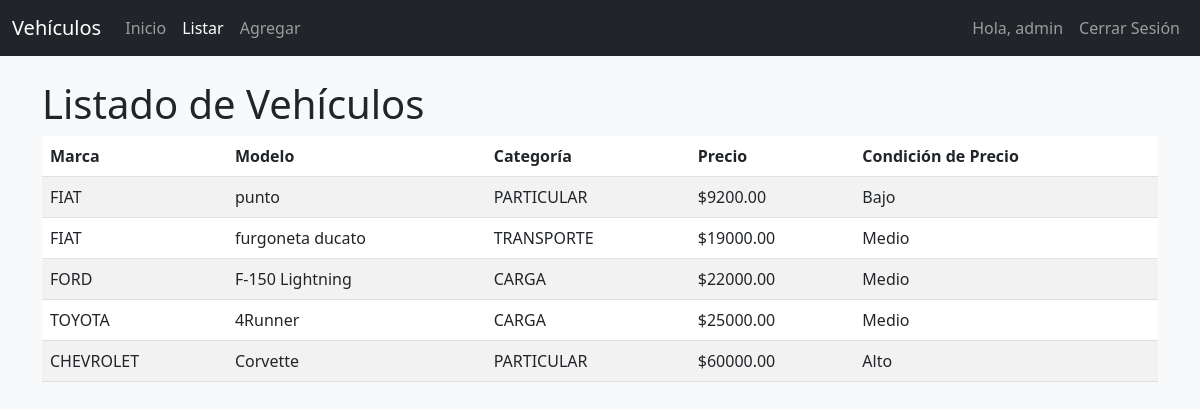
/vehiculo/listar/ (signed in), run on the app's committed database.
### vehiculo/models.py (models this page shows, shortened)
class Vehiculo(models.Model):
    MARCA_CHOICES = [
        ('FIAT', 'Fiat'),
        ('CHEVROLET', 'Chevrolet'),
        ('FORD', 'Ford'),
        ('TOYOTA', 'Toyota'),
    ]
    CATEGORIA_CHOICES = [
        ('PARTICULAR', 'Particular'),
        ('TRANSPORTE', 'Transporte'),
        ('CARGA', 'Carga'),
    ]
    marca = models.CharField(max_length=20, choices=MARCA_CHOICES, default='FORD')
    modelo = models.CharField(max_length=100)
    serial_carroceria = models.CharField(max_length=50)
    serial_motor = models.CharField(max_length=50)
    categoria = models.CharField(max_length=20, choices=CATEGORIA_CHOICES, default='PARTICULAR')
    precio = models.DecimalField(max_digits=10, decimal_places=2)
    fecha_creacion = models.DateTimeField(auto_now_add=True)
    fecha_modificacion = models.DateTimeField(auto_now=True)
    class Meta:
        permissions = [
            ("visualizar_catalogo", "Puede visualizar Catálogo de Vehículos"),
        ]

### vehiculo/views.py (the view)
# urls.py: path('vehiculo/listar/', views.listar_vehiculos, name='listar_vehiculos'),
@login_required
def listar_vehiculos(request):
    vehiculos = Vehiculo.objects.all()
    for vehiculo in vehiculos:
        if vehiculo.precio <= 10000:
            vehiculo.condicion_precio = 'Bajo'
        elif 10000 < vehiculo.precio <= 30000:
            vehiculo.condicion_precio = 'Medio'
        else:
            vehiculo.condicion_precio = 'Alto'
    return render(request, 'vehiculo/listar_vehiculos.html', {'vehiculos': vehiculos})

### vehiculo/templates/vehiculo/listar_vehiculos.html (shortened to what this page needs)
{% extends 'vehiculo/base.html' %}
{% block content %}
<h1>Listado de Vehículos</h1>
<table class="table table-striped">
    <thead>
        <tr>
            <th>Marca</th>
            <th>Modelo</th>
            <th>Categoría</th>
            <th>Precio</th>
            <th>Condición de Precio</th>
        </tr>
    </thead>
    <tbody>
        {% for vehiculo in vehiculos %}
        <tr>
            <td>{{ vehiculo.marca }}</td>
            <td>{{ vehiculo.modelo }}</td>
            <td>{{ vehiculo.categoria }}</td>
            <td>${{ vehiculo.precio }}</td>
            <td>{{ vehiculo.condicion_precio }}</td>
        </tr>
        {% endfor %}
    </tbody>
</table>
{% endblock %}

### vehiculo/templates/vehiculo/base.html (shortened to what this page needs)
<!DOCTYPE html>
<html lang="es">
<head>
    <link href="https://cdn.jsdelivr.net/npm/bootstrap@5.3.0-alpha1/dist/css/bootstrap.min.css" rel="stylesheet">
<head>
</head>
<body>
    <nav class="navbar navbar-expand-lg navbar-dark bg-dark">
        <div class="container-fluid">
            <a class="navbar-brand" href="{% url 'index' %}">Vehículos</a>
            <div class="collapse navbar-collapse" id="navbarNav">
                <ul class="navbar-nav me-auto">
                    <li class="nav-item">
                        <a class="nav-link {% if request.resolver_match.url_name == 'index' %}active{% endif %}" href="{% url 'index' %}">Inicio</a>
                    </li>
                    {% if user.is_authenticated %}
                        <li class="nav-item">
                            <a class="nav-link {% if request.resolver_match.url_name == 'listar_vehiculos' %}active{% endif %}" href="{% url 'listar_vehiculos' %}">Listar</a>
                        </li>
                        {% if perms.vehiculo.add_vehiculo %}
                            <li class="nav-item">
                                <a class="nav-link {% if request.resolver_match.url_name == 'add_vehiculo' %}active{% endif %}" href="{% url 'add_vehiculo' %}">Agregar</a>
                            </li>
                        {% endif %}
                    {% endif %}
                </ul>
                <ul class="navbar-nav">
                    {% if user.is_authenticated %}
                        <li class="nav-item">
                            <span class="nav-link">Hola, {{ user.username }}</span>
                        </li>
                        <li class="nav-item">
                            <a class="nav-link" href="{% url 'logout' %}">Cerrar Sesión</a>
                        </li>
                    {% else %}
                        <li class="nav-item">
                            <a class="nav-link {% if request.resolver_match.url_name == 'login' %}active{% endif %}" href="{% url 'login' %}">Iniciar Sesión</a>
                        </li>
                    {% endif %}
                </ul>
            </div>
        </div>
    </nav>
    <div class="container mt-4">
        {% block content %}
        {% endblock %}
    </div>
</body>
</html>
</body>
</html>

### vehiculo/templates/vehiculo/base.html (style rules this page uses)
body { background-color: #f8f9fa; }

### data on the page
Vehiculo: marca "FIAT", modelo "punto", categoria "PARTICULAR", precio "9200.00", condicion_precio "Bajo"
Vehiculo: marca "FIAT", modelo "furgoneta ducato", categoria "TRANSPORTE", precio "19000.00", condicion_precio "Medio"
Vehiculo: marca "FORD", modelo "F-150 Lightning", categoria "CARGA", precio "22000.00", condicion_precio "Medio"
Vehiculo: marca "TOYOTA", modelo "4Runner", categoria "CARGA", precio "25000.00", condicion_precio "Medio"
Vehiculo: marca "CHEVROLET", modelo "Corvette", categoria "PARTICULAR", precio "60000.00", condicion_precio "Alto"

### other printed values
{{ user.username }} "admin"
